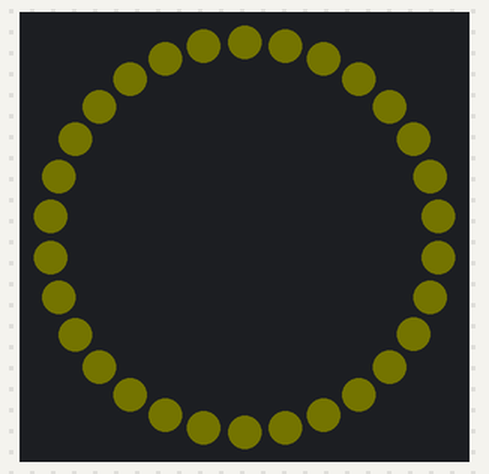
A program run on a simulated Circuit Playground running CircuitPython. Parts: 30 RGB LEDs in a ring, first at the top, clockwise. Dim RGB values are drawn brighter than linear; random numbers come from a fixed seed.

Above: at 0.47 s.
At 0.82 s:
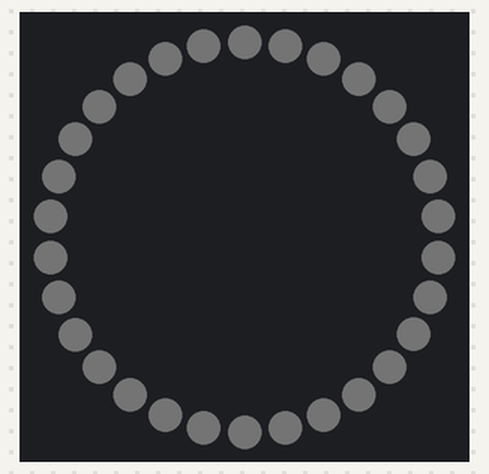

The program:

br3.py
```python
# Use the 10 NeoPixels on Circuit Playground Express via the
#   Adafruit neopixel library
import time
import neopixel
import board

try:
    import urandom as random
except ImportError:
    import random

# Set up the 10 Circuit Playground Express NeoPixels half bright
#CPX_pixels = neopixel.NeoPixel(board.NEOPIXEL, 10, brightness=0.5)
pixels = neopixel.NeoPixel(board.A1, 30, brightness=0.1, auto_write=False)
low = 10
num_pixels = 30

bubble = 0.0
bubble_speed = 1.21
bubble2 = 7.0
bubble2_speed = 0.5

p = []
ps = []

# initialize
for i in range(0, num_pixels):
    #s = random.randint(1,3)
    s = 9
    d = 1
    maxi = random.randint(50,255)
    m = random.randint(50,250)
    b = random.randint(15, m)
    g = random.randint(0,30)

    m = 250
    b = 1
    g = 10
    p = [s, d, m, b, g]
    ps.append(p)

# main loop
while True:

    for p in range(0, num_pixels):
        #brt = blue[p]
        brt = ps[p][3]
        #grn = int(green[p] * blue[p] / maximum[p])
        grn = ps[p][4]
        #grn = low
        pixels[p] = (low, grn, brt)
        ps[p][3] = ps[p][3] + ps[p][0] * ps[p][1]

        if ps[p][3] >= ps[p][2] or ps[p][3] < 15:
            ps[p][1] = -1 * ps[p][1]

        if ps[p][3] < 15:
            maxi = random.randint(50,255)
            ps[p][2] = maxi


    #pixels[int(bubble) % num_pixels] = (10, 10, 10)
    bubble = bubble + bubble_speed
    bubble2_idx = int(bubble2) % num_pixels
    #pixels[bubble2_idx] = (low, low, int(blue[bubble2_idx] / 3))
    bubble2 = bubble2 + bubble2_speed
    pixels.show()


'''
    top = random.randint(25, 200)
    step = random.randint(3, 6)
    for i in range(0, top, step):
        #pixels.fill((i, i, i))
        j = i + 15
        pixels[1] = (low, low, i)
        pixels[3] = (low, low, j)
        pixels.show()

    time.sleep(0.5)

    for i in range(top, 0, -1 * step):
        #pixels.fill((i, i, i))
        j = i + 15
        pixels[1] = (low, low, i)
        pixels[3] = (low, low, j)
        pixels.show()
'''
```
